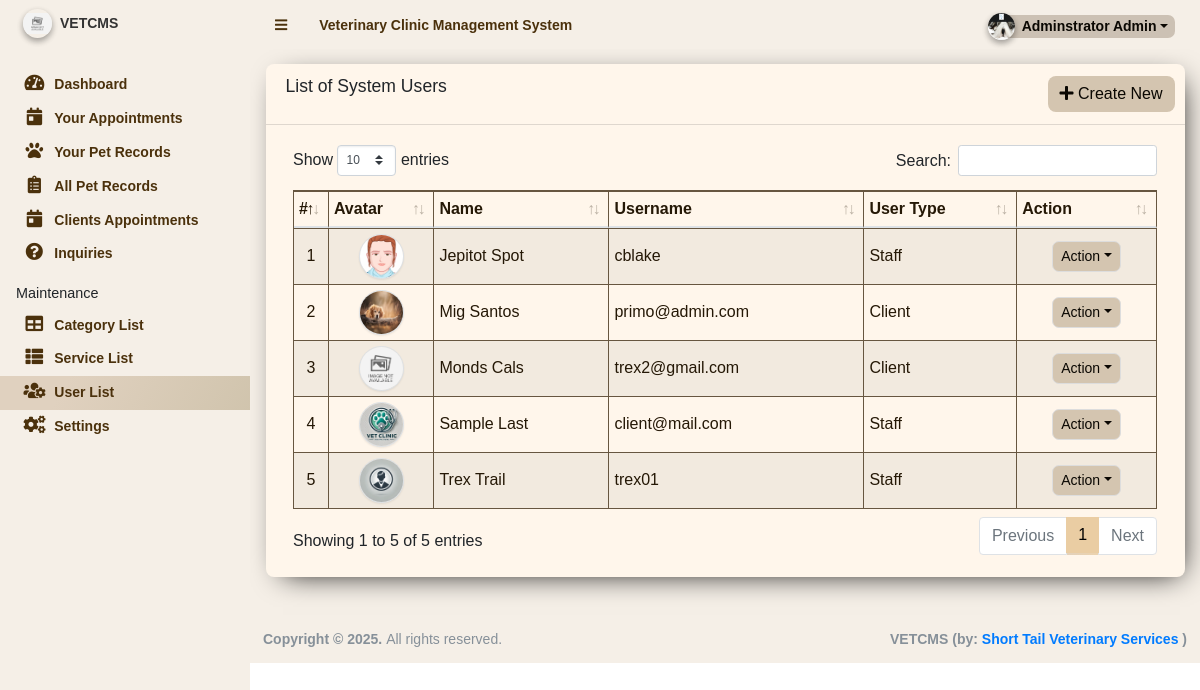
Page /admin/?page=user/list (signed in) on the committed database.
### tables this page shows
CREATE TABLE `users` (
  `id` int(11) NOT NULL,
  `firstname` varchar(250) NOT NULL,
  `address` text DEFAULT NULL,
  `lastname` varchar(250) NOT NULL,
  `username` text NOT NULL,
  `password` text NOT NULL,
  `avatar` text DEFAULT NULL,
  `last_login` datetime DEFAULT NULL,
  `type` tinyint(1) NOT NULL DEFAULT 0,
  `status` int(11) NOT NULL DEFAULT 1 COMMENT '0=not verified, 1 = verified',
  `date_added` datetime NOT NULL DEFAULT current_timestamp(),
  `date_updated` datetime DEFAULT NULL ON UPDATE current_timestamp(),
  `contact` varchar(20) NOT NULL
);

### config.php (called while the page is built, shortened)
<?php
function validate_image($file){
	if(!empty($file)){
        $ex = explode('?',$file);
        $file = $ex[0];
        $param =  isset($ex[1]) ? '?'.$ex[1]  : '';
		if(is_file(base_app.$file)){
			return base_url.$file.$param;
		}else{
			return base_url.'dist/img/no-image-available.png';
		}
	}else{
		return base_url.'dist/img/no-image-available.png';
	}
}
?>

### admin/user/list.php (the view, shortened to what this page needs)
<div class="card card-outline ">
	<div class="card-header">
		<h3 class="card-title">List of System Users</h3>
		<div class="card-tools">
			<a href="?page=user/manage_user" class="new btn btn-flat btn-primary"><span class="fas fa-plus"></span>  Create New</a>
		</div>
	</div>
	<div class="card-body">
		<div class="container-fluid">
        <div class="table-responsive">
			<table class="table table-sm table-hover table-striped table-bordered ">
				<!-- <colgroup>
					<col width="5%">
					<col width="10%">
					<col width="20%">
					<col width="20%">
					<col width="15%">
					<col width="15%">
					<col width="10%">
				</colgroup> -->
				<thead>
					<tr>
						<th>#</th>
						<th>Avatar</th>
						<th>Name</th>
						<th>Username</th>
						<th>User Type</th>
						<th>Action</th>
					</tr>
				</thead>
				<tbody>
					<?php
						$i = 1;
						$qry = $conn->query("SELECT *,concat(firstname,' ',lastname) as name from `users` where id != '1' order by concat(firstname,' ',lastname) asc ");
						while($row = $qry->fetch_assoc()):
					?>
						<tr>
							<td class="text-center"><?php echo $i++; ?></td>
							<td class="text-center"><img src="<?php echo validate_image($row['avatar']) ?>" class="img-avatar img-thumbnail p-0 border-2" alt="user_avatar"></td>
							<td><?php echo ucwords($row['name']) ?></td>
							<td ><p class="m-0 truncate-1"><?php echo $row['username'] ?></p></td>
							<td >
							<?php if($row['type'] == 1 ){?>
								<p class="m-0">Administrator</p>
							<?php }else if($row['type'] == 2 ){?>
								<p class="m-0">Staff</p>
							<?php }else{ ?>
								<p class="m-0">Client</p>
							<?php } ?>
							</td>
							<td align="center">
								 <button type="button" class="btn btn-flat btn-default btn-sm dropdown-toggle dropdown-icon" data-toggle="dropdown">
				                  		Action
				                  </button>
							</td>
						</tr>
					<?php endwhile; ?>
				</tbody>
			</table>
		</div>
		</div>
	</div>
</div>

### admin/user/list.php (style rules this page uses)
.img-avatar { width:45px; height:45px; object-fit:cover; object-position:center center; border-radius:100%; }
.new { background-color: #eacda3 !important; border:none !important; color:rgb(75, 49, 12) !important; }
.btn { background-color:rgb(212, 197, 176)!important; border-radius:0.5em!important; color:rgb(10, 7, 2) !important; }
.card { background-color:rgb(255, 246, 235)!important; box-shadow: 6px 7px 28px -11px rgba(0,0,0,1); -webkit-box-shadow: 6px 7px 28px -11px rgba(0,0,0,1); -moz-box-shadow: 6px 7px 28px -11px rgba(0,0,0,1); border-radius:0.5em!important; }
.table { border: 1px solid #675640; border-collapse: collapse; color:rgb(37, 24, 6) !important; }
.table th, .table td { border: 1px solid #675640; }
.table-responsive { overflow-x: auto; -webkit-overflow-scrolling: touch; }
.table { width: 100%; margin-bottom: 1rem; border: 1px solid #675640; border-collapse: collapse; color: rgb(37, 24, 6) !important; }
.table th, .table td { border: 1px solid #675640; padding: 0.5rem; vertical-align: middle; }

### admin/inc/footer.php (style rules this page uses)
body { font-family: "Abel", sans-serif; font-weight: 400; font-style: normal; }

### rows in the picture
users: avatar (picture), name "Jepitot Spot", username "cblake", type "Staff"
users: avatar (picture), name "Mig Santos", username "primo@admin.com", type "Client"
users: shows a picture, name "Monds Cals", username "trex2@gmail.com", type "Client"
users: avatar (picture), name "Sample Last", username "client@mail.com", type "Staff"
users: avatar (picture), name "Trex Trail", username "trex01", type "Staff"

### other values in the picture
$_settings->info('name') "Veterinary Clinic Management System"
$_settings->userdata('firstname').' '.$_settings->userdata('lastname') "Adminstrator Admin"
$_settings->info('short_name') "VETCMS"
